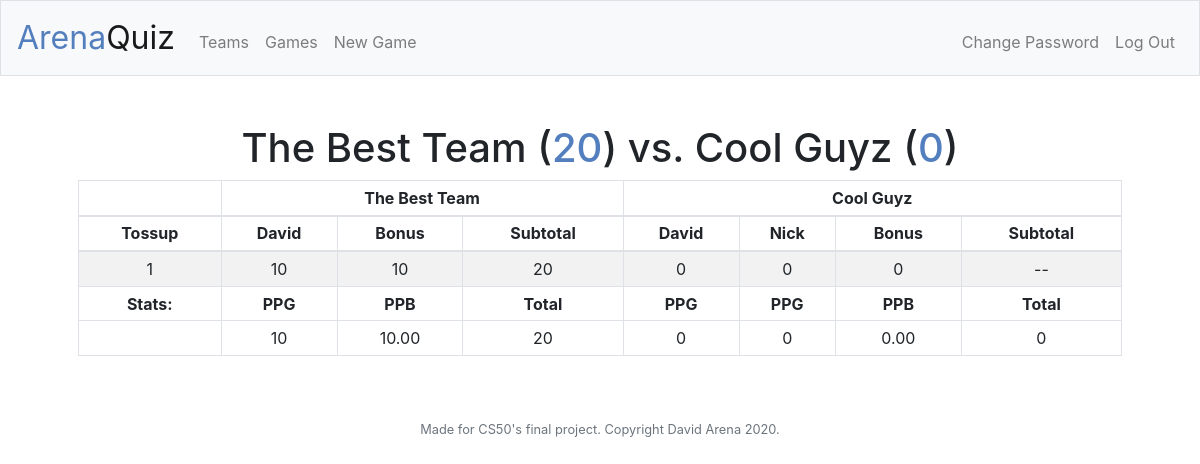
Page /view_game?game_id=50 (signed in) on the committed database.
### tables this page shows
CREATE TABLE teams (id INTEGER PRIMARY KEY, user_id INTEGER NOT NULL, name TEXT NOT NULL, FOREIGN KEY (user_id) REFERENCES users(id));

CREATE TABLE players (id INTEGER PRIMARY KEY, user_id INTEGER NOT NULL, name TEXT NOT NULL, team_id INTEGER, FOREIGN KEY (user_id) REFERENCES users(id), FOREIGN KEY (team_id) REFERENCES teams(id));

### app.py (the view)
@app.route("/view_game", methods=["GET"])
@login_required
def view_game():
    if request.method == "GET":
        if not request.args.get("game_id"):
            return apology("Please select a game.", 404)
        gamedata = get_gamedata(request.args.get("game_id"))
        if gamedata == 404:
            return apology("Game does not exist.", 404)
        elif gamedata == 403:
            return apology("You are not allowed to view this game.", 403)
        return render_template("view_game.html", gamedata=gamedata)

### app.py (called while the page is built)
@app.after_request
def after_request(response):
    response.headers["Cache-Control"] = "no-cache, no-store, must-revalidate"
    response.headers["Expires"] = 0
    response.headers["Pragma"] = "no-cache"
    return response

### helpers.py (called while the page is built)
def login_required(f):
    @wraps(f)
    def decorated_function(*args, **kwargs):
        if session.get("user_id") is None:
            return redirect("/login")
        return f(*args, **kwargs)
    return decorated_function

def two_places(value):
    return f"{value:,.2f}"

### templates/view_game.html (shortened to what this page needs)
{% extends "layout.html" %}
{% block main %}
    <h1>{{ gamedata.left_name }} (<span class="bluetext">{{ gamedata.left_score }}</span>) vs.
        {{ gamedata.right_name }} (<span class="bluetext">{{ gamedata.right_score }}</span>)</h1>
    <table class="table table-striped table-bordered table-sm">
        <thead>
            <tr>
                <td></td>
                <th colspan="{{ gamedata.left_players|length + 2}}">{{ gamedata.left_name }}</th>
                <th colspan="{{ gamedata.right_players|length + 2}}">{{ gamedata.right_name }}</th>
            </tr>
            <tr>
                <th>Tossup</th>
                {% for player in gamedata.left_players %}
                    <th>{{ player.name }}</th>
                {% endfor %}
                <th>Bonus</th>
                <th>Subtotal</th>
                {% for player in gamedata.right_players %}
                    <th>{{ player.name }}</th>
                {% endfor %}
                <th>Bonus</th>
                <th>Subtotal</th>
            </tr>
        </thead>
        <tbody>
            {% for t_num in range(1, gamedata.last_tossup + 1) %}
                <tr>
                    <td>{{ t_num }}</td>
                    {% if t_num in gamedata.left_tossups %}
                        {% for player in gamedata.left_players %}
                            {% if gamedata.left_tossups[t_num].player_id == player.id %}
                                <td>{{ gamedata.left_tossups[t_num].score }}</td>
                            {% else %}
                                <td>0</td>
                            {% endif %}
                        {% endfor %}
                        <td>{{ gamedata.left_tossups[t_num].bonus }}</td>
                        <td>{{ gamedata.left_tossups[t_num].subscore }}</td>
                    {% else %}
                        {% for player in gamedata.left_players %}
                            <td>0</td>
                        {% endfor %}
                        <td>0</td>
                        <td>--</td>
                    {% endif %}
                    {% if t_num in gamedata.right_tossups %}
                        {% for player in gamedata.right_players %}
                            {% if gamedata.right_tossups[t_num].player_id == player.id %}
                                <td>{{ gamedata.right_tossups[t_num].score }}</td>
                            {% else %}
                                <td>0</td>
                            {% endif %}
                        {% endfor %}
                        <td>{{ gamedata.right_tossups[t_num].bonus }}</td>
                        <td>{{ gamedata.right_tossups[t_num].subscore }}</td>
                    {% else %}
                        {% for player in gamedata.right_players %}
                            <td>0</td>
                        {% endfor %}
                        <td>0</td>
                        <td>--</td>
                    {% endif %}
                </tr>
            {% endfor %}
        </tbody>
        <tfoot>
            <tr>
                <th>Stats:</th>
                {% for player in gamedata.left_players %}
                    <th>PPG</th>
                {% endfor %}
                <th>PPB</th>
                <th>Total</th>
                {% for player in gamedata.right_players %}
                    <th>PPG</th>
                {% endfor %}
                <th>PPB</th>
                <th>Total</th>
            </tr>
            <tr>
                <td></td>
                {% for player in gamedata.left_ppgs %}
                    <td>{{ gamedata.left_ppgs[player] }}</td>
                {% endfor %}
                <td>{{ gamedata.left_ppb|two_places }}</td>
                <td>{{ gamedata.left_score }}</td>
                {% for player in gamedata.right_ppgs %}
                    <td>{{ gamedata.right_ppgs[player] }}</td>
                {% endfor %}
                <td>{{ gamedata.right_ppb|two_places }}</td>
                <td>{{ gamedata.right_score }}</td>
            </tr>
        </tfoot>
    </table>
{% endblock %}

### static/styles.css (style rules this page uses)
table { margin-left: auto; margin-right: auto; width: 100%; }
.bluetext { color: #537fbe; }

### rows in the picture
teams: left_name "The Best Team"
teams: right_name "Cool Guyz"
players: name "David", left_tossups "10"
players: name "David"
players: name "Nick"

### other values in the picture
{{ gamedata.left_score }} "20"
{{ gamedata.right_score }} "0"
{{ t_num }} "1"
{{ gamedata.left_tossups[t_num].bonus }} "10"
{{ gamedata.left_tossups[t_num].subscore }} "20"
{{ gamedata.left_ppgs[player] }} "10"
{{ gamedata.left_ppb|two_places }} "10.00"
{{ gamedata.right_ppgs[player] }} "0" "0"
{{ gamedata.right_ppb|two_places }} "0.00"
